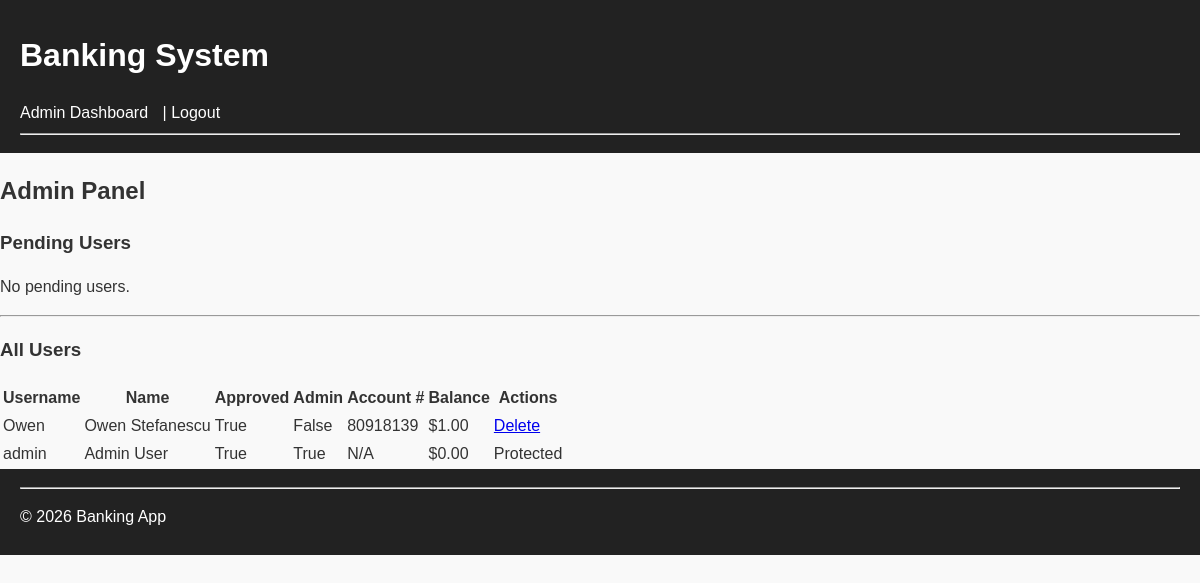
/admin (signed in), run on the app's committed database.
### bank_app/models/user.py (models this page shows)
class User(db.Model):
    __tablename__ = "users"
    id = db.Column(db.Integer, primary_key=True)
    username = db.Column(db.String(50), unique=True, nullable=False)
    first_name = db.Column(db.String(50), nullable=False)
    last_name = db.Column(db.String(50), nullable=False)
    ssn = db.Column(db.String(20), nullable=False)
    address = db.Column(db.String(200), nullable=False)
    phone = db.Column(db.String(20), nullable=False)
    password = db.Column(db.String(200), nullable=False)
    approved = db.Column(db.Boolean, default=False)
    is_admin = db.Column(db.Boolean, default=False)
    account_number = db.Column(db.String(20), unique=True)
    balance = db.Column(db.Float, default=0.0)

### bank_app/main.py (the view)
@app.route("/admin")
def admin_page():
    if not session.get("is_admin"):
        return "Unauthorized"
    pending_users = User.query.filter_by(approved=False).all()
    all_users = User.query.all()
    return render_template("admin.html", pending_users=pending_users, all_users=all_users)

### bank_app/templates/admin.html (shortened to what this page needs)
{% extends "base.html" %}
{% block content %}
<h2>Admin Panel</h2>
<h3>Pending Users</h3>
{% if pending_users %}
    <table class="pending-users">
        <thead>
            <tr>
                <th>Username</th>
                <th>Full Name</th>
                <th>SSN</th>
                <th>Address</th>
                <th>Phone</th>
                <th>Action</th>
            </tr>
        </thead>
        <tbody>
        {% for user in pending_users %}
            <tr>
                <td>{{ user.username }}</td>
                <td>{{ user.first_name }} {{ user.last_name }}</td>
                <td>{{ user.ssn }}</td>
                <td>{{ user.address }}</td>
                <td>{{ user.phone }}</td>
                <td>
                    <a class="approve-btn" href="/approve/{{ user.id }}">Approve</a>
                </td>
            </tr>
        {% endfor %}
        </tbody>
    </table>
{% else %}
    <p>No pending users.</p>
{% endif %}
<hr>
<h3>All Users</h3>
{% if all_users %}
    <table class="all-users">
        <thead>
            <tr>
                <th>Username</th>
                <th>Name</th>
                <th>Approved</th>
                <th>Admin</th>
                <th>Account #</th>
                <th>Balance</th>
                <th>Actions</th>
            </tr>
        </thead>
        <tbody>
        {% for user in all_users %}
            <tr>
                <td>{{ user.username }}</td>
                <td>{{ user.first_name }} {{ user.last_name }}</td>
                <td>{{ user.approved }}</td>
                <td>{{ user.is_admin }}</td>
                <td>{{ user.account_number or "N/A" }}</td>
                <td>${{ "%.2f"|format(user.balance) }}</td>
                <td>
                    {% if not user.is_admin %}
                        <a class="delete-btn"
                           href="/delete/{{ user.id }}"
                           onclick="return confirm('Are you sure you want to delete this user?');">
                           Delete
                        </a>
                    {% else %}
                        <span>Protected</span>
                    {% endif %}
                </td>
            </tr>
        {% endfor %}
        </tbody>
    </table>
{% else %}
    <p>No users found.</p>
{% endif %}
{% endblock %}

### bank_app/templates/base.html (shortened to what this page needs)
<!DOCTYPE html>
<html lang="en">
<head>
    <link rel="stylesheet" href="../static/styles.css">
</head>
<body>
    <header>
        <h1>Banking System</h1>
        <nav>
            {% if session.get('user_id') %}
            {% if session.get('is_admin') %}
            <a href="/admin">Admin Dashboard</a>
            {% else %}
            <a href="/dashboard">Dashboard</a>
            <a href="/deposit">Deposit</a>
            <a href="/transfer">Transfer</a>
            <a href="/statement">Statement</a>
            {% endif %}
            | <a href="/logout">Logout</a>
            {% else %}
            <a href="/register">Register</a> |
            <a href="/login">Login</a>
            {% endif %}
        </nav>
        <hr>
    </header>
    <main>
        {% block content %}{% endblock %}
    </main>
    <footer>
        <hr>
        <p>© 2026 Banking App</p>
    </footer>
</body>
</html>

### bank_app/static/styles.css (style rules this page uses)
body { font-family: Arial, sans-serif; background-color: #f9f9f9; color: #333; line-height: 1.5; margin: 0; padding: 0; }
header, footer { background-color: #222; color: #fff; padding: 10px 20px; }
header nav a { color: #fff; margin-right: 10px; text-decoration: none; }

### data on the page
User: username "Owen", first_name "Owen", last_name "Stefanescu", approved "True", is_admin "False", account_number "80918139", balance "1.00"
User: username "admin", first_name "Admin", last_name "User", approved "True", is_admin "True", account_number "N/A", balance "0.00", shows "Protected"
